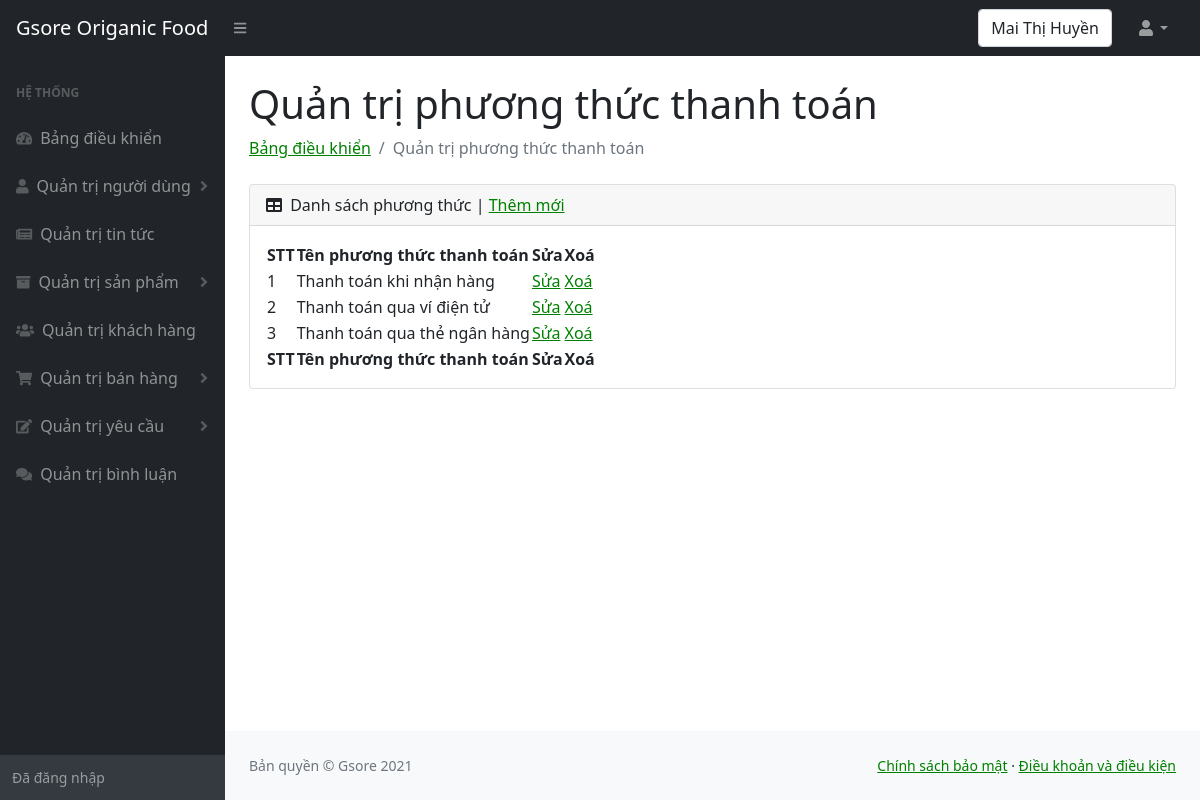
The app's page /admin/phuong-thuc-thanh-toan.php (signed in) with its own data.
### tables this page shows
CREATE TABLE `phuongthucthanhtoan` (
  `maphuongthucthanhtoan` int(11) NOT NULL,
  `tenphuongthucthanhtoan` varchar(100) NOT NULL
);

### admin/phuong-thuc-thanh-toan.php (the view, shortened to what this page needs)
<!DOCTYPE html>
<html lang="en">
    <head>
        <link href="https://cdn.jsdelivr.net/npm/simple-datatables@latest/dist/style.css" rel="stylesheet" />
        <link href="css/styles.css" rel="stylesheet" />
    </head>
    <body class="sb-nav-fixed">
        <nav class="sb-topnav navbar navbar-expand navbar-dark bg-dark">
            <a class="navbar-brand ps-3" href="../index.php">Gsore Origanic Food </a>
            <button class="btn btn-link btn-sm order-1 order-lg-0 me-4 me-lg-0" id="sidebarToggle" href="#!"><i class="fas fa-bars"></i></button>
            <form class="d-none d-md-inline-block form-inline ms-auto me-0 me-md-3 my-2 my-md-0">
                <div class="input-group">
                    <div class="form-control"><?php  echo $_SESSION['ten_nguoi_dung'];?>  </div>
                </div>
            </form>
            <ul class="navbar-nav ms-auto ms-md-0 me-3 me-lg-4">
                <li class="nav-item dropdown">
                    <a class="nav-link dropdown-toggle" id="navbarDropdown" href="#" role="button" data-bs-toggle="dropdown" aria-expanded="false"><i class="fas fa-user fa-fw"></i></a>
                </li>
            </ul>
        </nav>
        <div id="layoutSidenav">
            <div id="layoutSidenav_nav" >
                <nav class="sb-sidenav accordion sb-sidenav-dark" id="sidenavAccordion">
                    <div class="sb-sidenav-menu">
                        <div class="nav">
                            <div class="sb-sidenav-menu-heading">Hệ thống</div>
                            <a class="nav-link" href="index.php">
                                <div class="sb-nav-link-icon"><i class="fas fa-tachometer-alt"></i></div>
                                Bảng điều khiển
                            </a>
                            <a class="nav-link collapsed" href="nguoidung.php" data-bs-toggle="collapse" data-bs-target="#collapseOne" aria-expanded="false" aria-controls="collapseOne">
                                <div class="sb-nav-link-icon"><i class="fas fa-user"></i></div>
                                Quản trị người dùng
                                <div class="sb-sidenav-collapse-arrow"><i class="fas fa-angle-down"></i></div>
                            </a>
                            <a class="nav-link" href="tintuc.php">
                                <div class="sb-nav-link-icon"><i class="fas fa-newspaper"></i></div>
                                    Quản trị tin tức
                            </a>
                            <a class="nav-link collapsed" href="#" data-bs-toggle="collapse" data-bs-target="#collapseTwo" aria-expanded="false" aria-controls="collapseTwo">
                                <div class="sb-nav-link-icon"><i class="fas fa-archive"></i></div>
                                Quản trị sản phẩm
                                <div class="sb-sidenav-collapse-arrow"><i class="fas fa-angle-down"></i></div>
                            </a>
                            <a class="nav-link" href="khachhang.php">
                                <div class="sb-nav-link-icon"><i class="fas fa-users"></i></div>
                                Quản trị khách hàng
                            </a>
                            <a class="nav-link collapsed" href="#" data-bs-toggle="collapse" data-bs-target="#collapseThree" aria-expanded="false" aria-controls="collapseThree">
                                <div class="sb-nav-link-icon"><i class="fas fa-shopping-cart"></i></div>
                                Quản trị bán hàng
                                <div class="sb-sidenav-collapse-arrow"><i class="fas fa-angle-down"></i></div>
                            </a>
                            <a class="nav-link collapsed" href="#" data-bs-toggle="collapse" data-bs-target="#collapseFour" aria-expanded="false" aria-controls="collapseFour">
                                <div class="sb-nav-link-icon"><i class="fas fa-edit"></i></div>
                                Quản trị yêu cầu
                                <div class="sb-sidenav-collapse-arrow"><i class="fas fa-angle-down"></i></div>
                            </a>
                            <a class="nav-link" href="binhluan.php">
                                <div class="sb-nav-link-icon"><i class="fas fa-comments"></i></div>
                                Quản trị bình luận
                            </a>
                        </div>
                    </div>
                    <div class="sb-sidenav-footer">
                        <div class="small">Đã đăng nhập</div>
                    </div>
                </nav>
            </div>
            <div id="layoutSidenav_content">
                <main>
                    <div class="container-fluid px-4">
                        <h1 class="mt-4">Quản trị phương thức thanh toán</h1>
                        <ol class="breadcrumb mb-4">
                            <li class="breadcrumb-item"><a href="index.php">Bảng điều khiển</a></li>
                            <li class="breadcrumb-item active">Quản trị phương thức thanh toán</li>
                        </ol>
                        <div class="card mb-4">
                            <div class="card-header">
                                <i class="fas fa-table me-1"></i>
                                Danh sách phương thức  |
                                <a href="phuong-thuc-thanh-toan_themmoi.php">Thêm mới</a>
                            </div>
                            <div class="card-body">
                                <table id="datatablesSimple">
                                    <thead>
                                        <tr>
                                            <th>STT</th>
                                            <th>Tên phương thức thanh toán</th>
                                            <th>Sửa</th>
                                            <th>Xoá</th>
                                        </tr>
                                    </thead>
                                    <tfoot>
                                        <tr>
                                            <th>STT</th>
                                            <th>Tên phương thức thanh toán</th>
                                            <th>Sửa</th>
                                            <th>Xoá</th>
                                        </tr>
                                    </tfoot>
                                    <tbody>
                                        <?php
                                        include("../config.php");
                                        $sql = "SELECT *
                                                FROM phuongthucthanhtoan
                                                ORDER BY maphuongthucthanhtoan";
                                        $result = mysqli_query($ket_noi, $sql);
                                        $i = 0;
                                        while ($row = mysqli_fetch_array($result)) {
                                            $i++;
                                        ?>
                                            <tr>
                                                <td><?php echo $i ?></td>
                                                <td><?php echo $row["tenphuongthucthanhtoan"] ?></td>
                                                <td><a href="phuong-thuc-thanh-toan_sua.php?id=<?php echo $row["maphuongthucthanhtoan"];?>">Sửa</a></td>
                                                <td><a href="phuong-thuc-thanh-toan_xoa.php?id=<?php echo $row["maphuongthucthanhtoan"];?>">Xoá</a></td>
                                            </tr>
                                        <?php
                                        }
                                        ?>
                                    </tbody>
                                </table>
                            </div>
                        </div>
                    </div>
                </main>
                <footer class="py-4 bg-light mt-auto">
                    <div class="container-fluid px-4">
                        <div class="d-flex align-items-center justify-content-between small">
                            <div class="text-muted">Bản quyền &copy; Gsore 2021</div>
                            <div>
                                    <a href="chinhsachbaomat.php">Chính sách bảo mật</a>
                                    &middot;
                                    <a href="chinhsachbaomat.php">Điều khoản và điều kiện</a>
                                </div>
                        </div>
                    </div>
                </footer>
            </div>
        </div>
    </body>
</html>

### records on screen
phuongthucthanhtoan: tenphuongthucthanhtoan "Thanh toán khi nhận hàng"
phuongthucthanhtoan: tenphuongthucthanhtoan "Thanh toán qua ví điện tử"
phuongthucthanhtoan: tenphuongthucthanhtoan "Thanh toán qua thẻ ngân hàng"

### other values on screen
$_SESSION['ten_nguoi_dung'] "Mai Thị Huyền"
